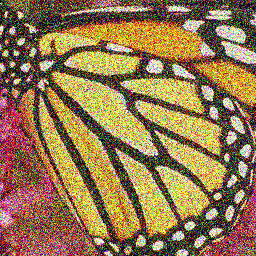
#> input picture 3_bilateral/Python/data/butterfly_noisy.PNG, 256 x 256 px
$ python bilateral.py
#> lines starting #> are read from the running program, lines starting #| are printed output that depends on the picture
import os
from tempfile import tempdir
import cv2

def gaussian_cv(ori_image, down_times=5):
    temp_gau = ori_image.copy()
    gaussian_pyramid = [temp_gau]
    for i in range(down_times):
        temp_gau = cv2.pyrDown(temp_gau)
        gaussian_pyramid.append(temp_gau)
    return gaussian_pyramid

def gaussian(ori_image, down_times=5):
    temp_gau = ori_image.copy()
    gaussian_pyramid = [temp_gau]
    for i in range(down_times):
        temp_gau = cv2.GaussianBlur(temp_gau, (3, 3), 0)
        temp_gau = cv2.resize(temp_gau, (0,0), fx=0.5, fy=0.5, interpolation=cv2.INTER_NEAREST)
        gaussian_pyramid.append(temp_gau)
    return gaussian_pyramid

def laplacian_cv(gaussian_pyramid, up_times=5):
    laplacian_pyramid = [gaussian_pyramid[-1]]

    for i in range(up_times, 0, -1):
        temp_pyrUp = cv2.pyrUp(gaussian_pyramid[i])
        temp_lap = cv2.subtract(gaussian_pyramid[i-1], temp_pyrUp)
        laplacian_pyramid.append(temp_lap)
    return laplacian_pyramid

def bilateral_cv(ori_image, down_times=5):
    temp_bil = ori_image.copy()
    bilateral_pyramid = [temp_bil]
    for i in range(down_times):
        temp_bil = cv2.bilateralFilter(temp_bil, 40, 75, 75)
        temp_bil = cv2.resize(temp_bil, (0, 0), fx=0.5, fy=0.5, interpolation=cv2.INTER_NEAREST)
        bilateral_pyramid.append(temp_bil)
    return bilateral_pyramid

def direct_down(ori_image, down_times=5):
    temp_dir = ori_image.copy()
    direct_pyramid = [temp_dir]
    for i in range(down_times):
        temp_dir = cv2.resize(temp_dir, (0, 0), fx=0.5, fy=0.5, interpolation=cv2.INTER_NEAREST)
        direct_pyramid.append(temp_dir)
    return direct_pyramid


if __name__ == '__main__':
    img_path = "./data/butterfly_noisy.PNG"
    noisy_img = cv2.imread(img_path)
#> noisy_img is the input picture: shape (256, 256, 3); mean B, G, R 80.7, 120.4, 148.2

    # cv2.imshow("nosiy image", noisy_img)
    # cv2.waitKey()

    gau_pyramid = gaussian(noisy_img)
#> the loop in gaussian, `for i in range(down_times):` made 5 passes
#> pass 1, in gaussian, `temp_gau = cv2.resize(temp_gau, (0,0), fx=0.5, fy=0.5, interpolation=c..`:
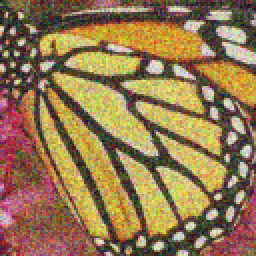
#> temp_gau: shape (128, 128, 3) (shown 2 times larger); mean B, G, R 80.7, 120.3, 148.2
#> pass 2, in gaussian, `temp_gau = cv2.resize(temp_gau, (0,0), fx=0.5, fy=0.5, interpolation=c..`:
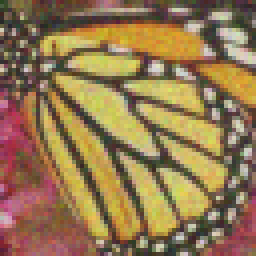
#> temp_gau: shape (64, 64, 3) (shown 4 times larger); mean B, G, R 80.6, 120.2, 148.1
#> after the loop in gaussian, `for i in range(down_times):`: gaussian_pyramid = 6 items
#> gau_pyramid = 6 items
    bil_pyramid = bilateral_cv(noisy_img)
#> the loop in bilateral_cv, `for i in range(down_times):` made 5 passes
#> pass 1, in bilateral_cv, `temp_bil = cv2.resize(temp_bil, (0, 0), fx=0.5, fy=0.5, interpolation=..`:
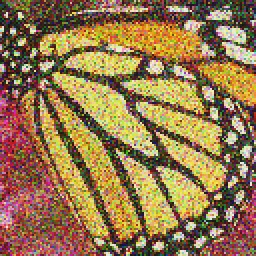
#> temp_bil: shape (128, 128, 3) (shown 2 times larger); mean B, G, R 77.6, 120.2, 149.6
#> pass 2, in bilateral_cv, `temp_bil = cv2.resize(temp_bil, (0, 0), fx=0.5, fy=0.5, interpolation=..`:
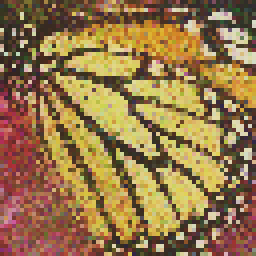
#> temp_bil: shape (64, 64, 3) (shown 4 times larger); mean B, G, R 74.4, 119.1, 149.9
#> bil_pyramid = 6 items
    dir_pyramid = direct_down(noisy_img)
#> the loop in direct_down, `for i in range(down_times):` made 5 passes
#> pass 1, in direct_down, `temp_dir = cv2.resize(temp_dir, (0, 0), fx=0.5, fy=0.5, interpolation=..`:
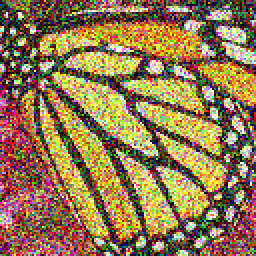
#> temp_dir: shape (128, 128, 3) (shown 2 times larger); mean B, G, R 81, 120.7, 148.1
#> dir_pyramid = 6 items
    lap_pyramid = laplacian_cv(gau_pyramid)
#> lap_pyramid = 6 items
    lap_pyramid_bil = laplacian_cv(bil_pyramid)
#> the loop in laplacian_cv (call 2), `for i in range(up_times, 0, -1):` made 5 passes
#> pass 3, in laplacian_cv (call 2), `temp_lap = cv2.subtract(gaussian_pyramid[i-1], temp_pyrUp)`:
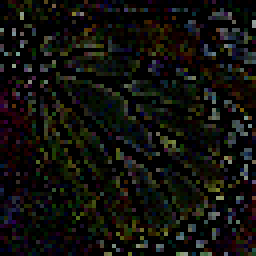
#> temp_lap: shape (64, 64, 3) (shown 4 times larger); mean of channels 0, 1, 2 12.7, 16.5, 16.8; drawn as B, G, R
#> lap_pyramid_bil = 6 items

    lap_pyramid_denoise = lap_pyramid.copy()
#> lap_pyramid_denoise = 6 items
    for i in range(len(lap_pyramid) - 1):
        lap_pyramid_denoise[i+1] = cv2.bilateralFilter(lap_pyramid[i+1], 2, 75, 75)
#> this loop made 5 passes


    # reconstructr
    result_gau = lap_pyramid[0]
    for i in range(len(lap_pyramid) - 1):
        result_gau = cv2.pyrUp(result_gau)
        result_gau = cv2.add(result_gau, lap_pyramid[i+1])
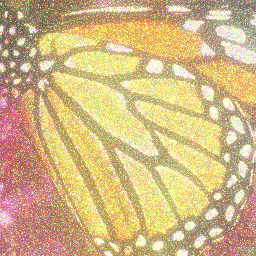
#> result_gau: shape (256, 256, 3); mean of channels 0, 1, 2 132.1, 182.9, 209.6; drawn as B, G, R
        # [8 lines of commented-out code are left out]
    cv2.imwrite("result_gau.png", result_gau)


    for layer in gau_pyramid:
#> (the run stopped early here; a loop or call above may not have finished)
